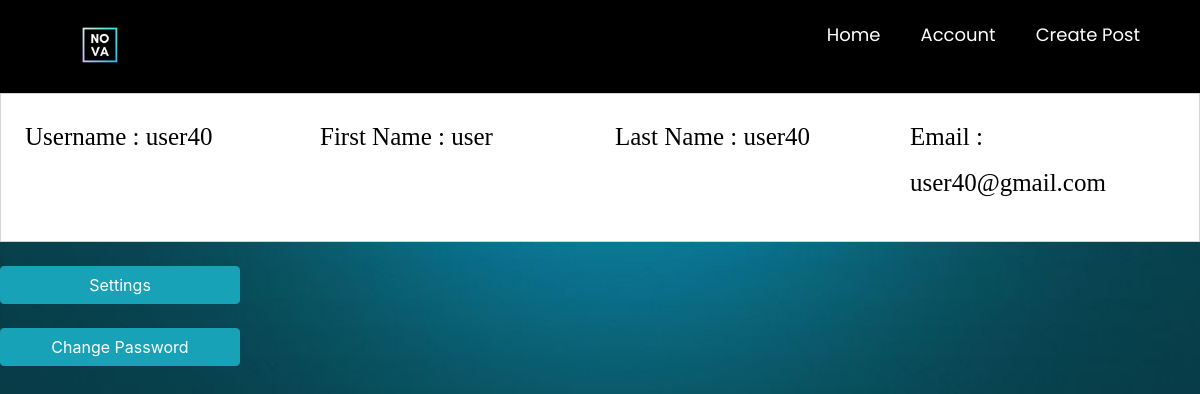
Page /editprofile/ (signed in) on the committed database.
### main/models.py (models this page shows, shortened)
class ourUser(models.Model):
    user = models.OneToOneField(User, null=True, on_delete=models.CASCADE)  # relation with django's user # will be implemented later
    username = models.CharField(max_length=255,null=True)
    first_name = models.CharField(max_length=255,null=True)
    last_name = models.CharField(max_length=255,null=True)
    email = models.EmailField(max_length=254)

### main/decorators.py (the view)
        def wrapper_func(request, *args, **kwargs):
            group = None
            if request.user.groups.exists():
                group = request.user.groups.all()[0].name
            if group in allowed_roles:
                return view_func(request, *args, **kwargs)
            else:
                return HttpResponse('You are not authorized to view this page')

### main/views.py (called while the page is built, shortened)
@login_required
@allowed_users(allowed_roles=['customer'])
def editprofile(request):
    fuser = ourUser.objects.get(user_id=request.user.id)
    ouser=User.objects.get(id=fuser.user_id)
    userForm=UserForm(instance=ouser)
    p_form = OurUserForm(instance=fuser)
    mydict = {'fuser': fuser, 'p_form': p_form,'userForm':userForm}
    return render(request, 'main/editprofile.html', context=mydict)

### main/templates/main/editprofile.html (shortened to what this page needs)
{% extends 'main/mainpage.html' %}
{% load widget_tweaks %}
{% load static %}
{% block content %}
<head xmlns="http://www.w3.org/1999/html">
  <link href="//maxcdn.bootstrapcdn.com/bootstrap/4.1.1/css/bootstrap.min.css" rel="stylesheet" id="bootstrap-css">
</head>
<body >
<div>
    <div class="form-content">
      <div class="row">
        <div class="col-sm">
            <div class="txt form-group">
                <label>Username :</label>
            {{fuser.username}}
          </div>
        </div>
          <div class="col-sm">
          <div class=" txt form-group">
              <label>First Name :</label>
            {{fuser.first_name}}
          </div>
          </div>
          <div class="col-sm">
            <div class="txt form-group">
                <label>Last Name :</label>
            {{fuser.last_name}}
          </div>
          </div>
          <div class="col-sm">
            <div class="txt form-group">
                <label>Email :</label>
            {{fuser.email}}
          </div>
      </div>
    </div>
</div>
</div>
 <button onclick="show()" type="button" class=" btn btnSubmit btn-info ">Settings</button>
<br><br>
 <a href="/changepassword" type="button" class=" btn btnSubmit btn-info">Change Password</a>
</body>
{% endblock content %}

### main/templates/main/editprofile.html (style rules this page uses)
a:link { text-decoration: none; }
.txt { font-size: 25px; font-family: "Times New Roman", Times, cursive; font-weight: lighter; color:black; }
.form-content { padding: 2%; border: 1px solid #ced4da; margin-bottom: 2%; background: white; }
.btnSubmit { border: none; border-radius: 1.5rem; padding: 1%; width: 20%; cursor: pointer; background: #0062cc; color: #fff; }

### main/templates/main/mainpage.html (style rules this page uses)
body.g { background-image: url('/static/images/wallpaper.jpg'); background-size: cover; background-repeat: no-repeat; background-attachment: fixed; }

### rows in the picture
ourUser: username "user40", first_name "user", last_name "user40", email "user40@gmail.com"
